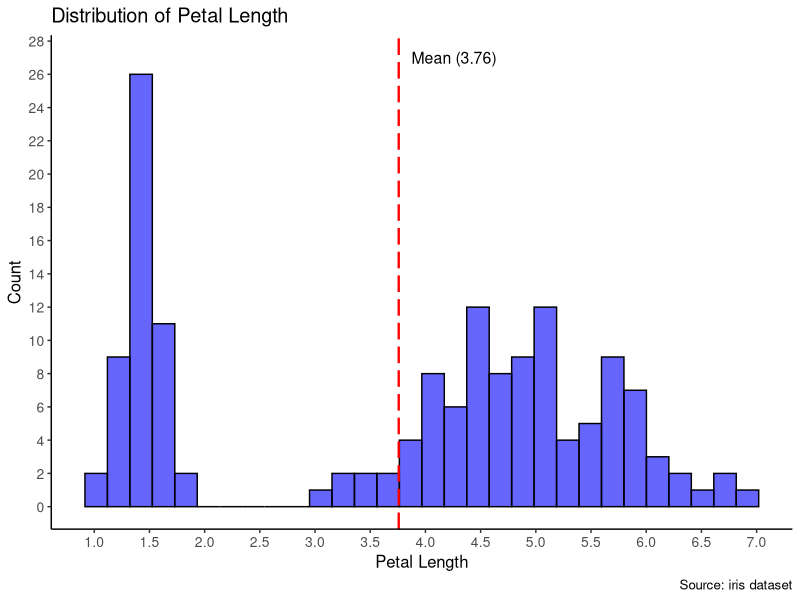
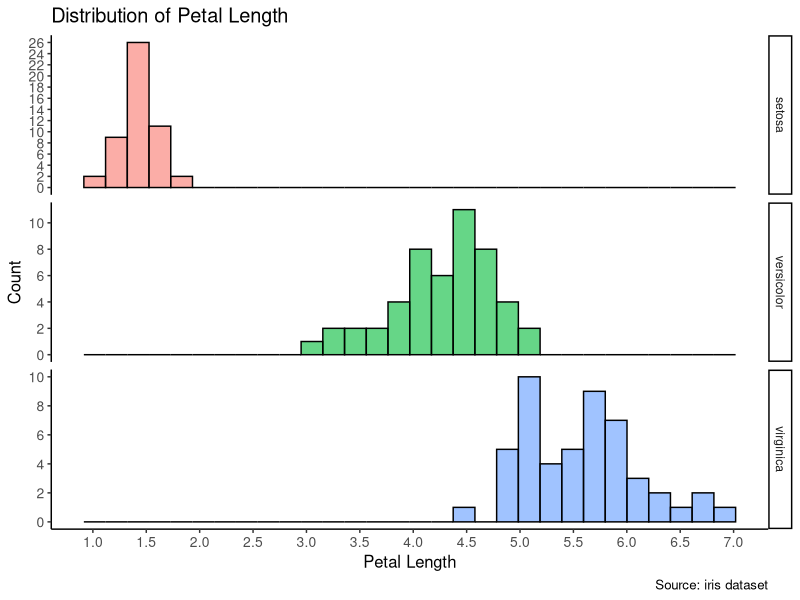
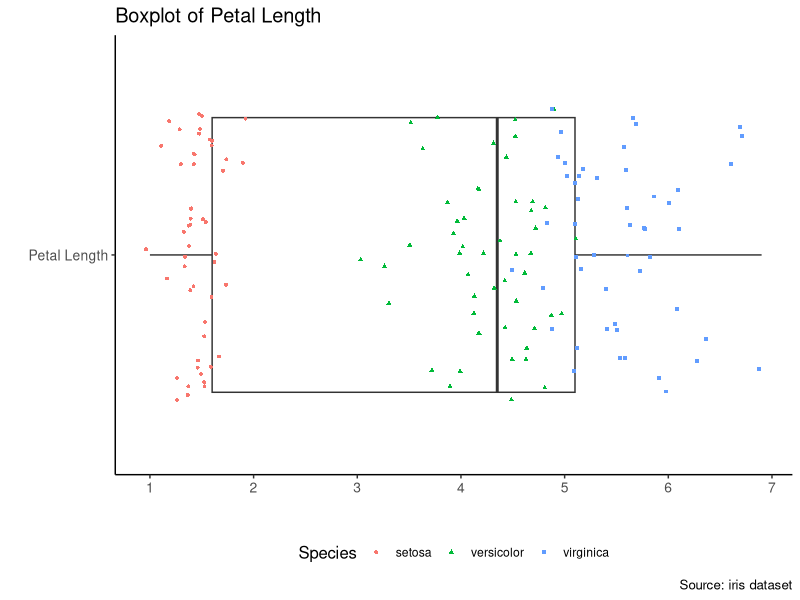

Here is the R script that generated these plots, in order:
## ---- chunk 1
knitr::opts_chunk$set(echo = TRUE, warning = F, message = F, fig.width = 10, fig.height = 7)
library(tidyverse)
library(dplyr)
library(ggplot2)
## ---- chunk 2
data(iris)
head(iris)
## ---- chunk 3
str(iris)
## ---- chunk 4
Hmisc::describe(iris)
## ---- chunk 5
petal_length_mean <- mean(iris$Petal.Length)
petal_length_mean
## ---- chunk 6
ggplot(iris, aes(Petal.Length)) +
  geom_histogram(fill = "blue", color = "black", alpha = 0.6) + 
  geom_vline(xintercept = petal_length_mean, color = "red", linetype = "longdash", size = 0.8) + 
  annotate("text", x = petal_length_mean + 0.5, y = 27, label = paste0("Mean (", round(petal_length_mean, 2), ")"), size = 4) +
  labs(x = "Petal Length", y = "Count", title = "Distribution of Petal Length", caption = "Source: iris dataset") + 
  theme_classic() +
  theme(axis.text = element_text(size = 10), 
        title = element_text(size = 12)) +
  scale_x_continuous(breaks = seq(0, 10, 0.5)) +
  scale_y_continuous(breaks = seq(0, 30, 2))
## ---- chunk 7
ggplot(iris, aes(Petal.Length, fill = Species)) +
  geom_histogram(color = "black",  alpha = 0.6) + 
  labs(x = "Petal Length", y = "Count", title = "Distribution of Petal Length", caption = "Source: iris dataset") + 
  facet_grid(Species ~ ., scales = "free") +
  theme_classic() +
  theme(axis.text = element_text(size = 10), 
        title = element_text(size = 12), 
        legend.position = "none") +
  scale_x_continuous(breaks = seq(0, 10, 0.5)) +
  scale_y_continuous(breaks = seq(0, 30, 2))
## ---- chunk 8
iris %>% 
  dplyr::select(Petal.Length, Species) %>% 
  mutate(name = "Petal Length") %>% 
  ggplot(., aes(x = name, y = Petal.Length)) +
  geom_boxplot() +
  geom_jitter(aes(color = Species, shape = Species), size=1, width = 0.4) + 
  labs(x = "", y = "", title = "Boxplot of Petal Length", caption = "Source: iris dataset") + 
  coord_flip() +
  theme_classic() +
  theme(axis.text = element_text(size = 10), 
        title = element_text(size = 12), 
        legend.position = "bottom") +
  scale_y_continuous(breaks = seq(0, 10, 1))
